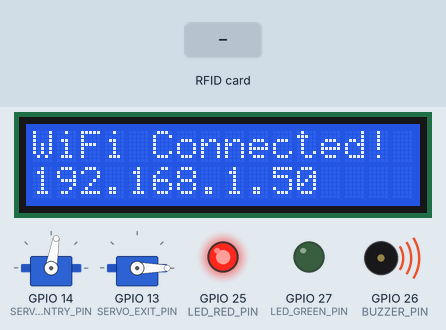
This sketch was run on a simulated ESP32. Shown: 16×2 character LCD, 2 × servo, output pins drawn as LEDs (lit = HIGH), buzzer (waves = sounding, pin HIGH). Wiring (inferred from the names in the program): 2 × IR receiver: data GPIO 17 / data GPIO 32. The inputs (shaded band) are chosen by the test bench. WiFi joins after 1.5 s; servers stay silent unless stated; uploads are accepted with an empty reply; what the sketch prints to the serial monitor is not drawn.

Above: at 3.2 s.
At 6.8 s:
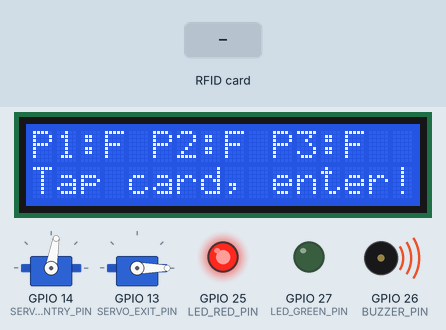
6.9 s: RFID card 5E 7A 19 C4 held to the reader
At 7.3 s:
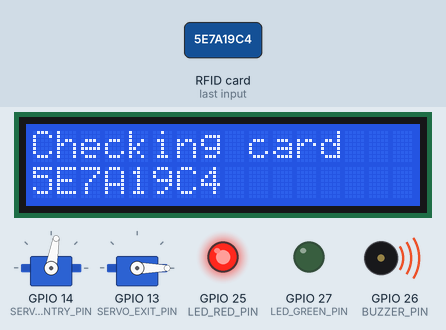
At 8.3 s:
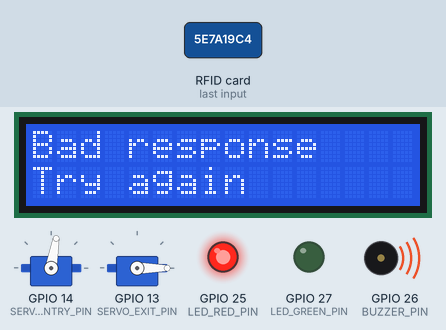
Timing chart, 0 to 9.9 s (numbered marks = the images above; inputs shaded):
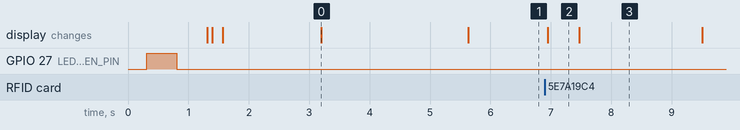

The sketch:

smart_parking_esp32.ino
```cpp
/*
  Crossing Mall — Smart Parking (ESP32)
  ======================================
  Talks straight to Supabase's REST API over HTTPS using the publishable
  key — no device login, no local server, nothing that breaks if your
  computer's IP changes. All the real logic (which gate a tap opens,
  checking gate-maintenance mode, logging, whether an emergency is active)
  lives in Postgres functions in supabase/schema.sql — fn_gate_tap,
  fn_set_slot, fn_check_emergency — called here as RPCs. The React web app
  reads the exact same tables directly, so both sides always agree on the
  current state.

  One shared RFID reader serves both boom gates. fn_gate_tap decides which
  one opens: if the card's owner has no 'active' parking session it's a
  check-in (entry gate), otherwise it's a check-out (exit gate, which also
  awards loyalty points) — and either way, a gate an admin has put into
  maintenance refuses to open. Three IR sensors report live bay occupancy.

  There's no physical flame/emergency sensor on this build — emergencies
  are triggered remotely from the Emergency button on the admin dashboard,
  which the ESP32 finds out about by polling fn_check_emergency() every
  EMERGENCY_POLL_MS. IMPORTANT TRADE-OFF: unlike a local sensor, this means
  the emergency response only works while the ESP32 has WiFi/Supabase
  reachability — if it's offline, pressing the dashboard button does
  nothing on the device side until connectivity returns. Clicking the same
  button again clears it, which the device also picks up on its next poll
  and closes both gates automatically.

  Buzzer: OFF at boot and during normal operation. It switches ON only
  while an emergency is active, and OFF again when the admin clears it.

  WiFi connects and reconnects in the background (never blocks RFID taps
  for more than one loop iteration) — see manageWifi().

  Wiring
  ------
  MFRC522 (RFID, SPI, 3.3V only):
    SDA/SS -> GPIO5      SCK  -> GPIO18
    RST    -> GPIO4      MOSI -> GPIO23
                          MISO -> GPIO19
    VCC -> 3.3V, GND -> GND

  16x2 LCD (I2C backpack, address 0x27 — change LCD_I2C_ADDR if yours differs):
    SDA -> GPIO21   SCL -> GPIO22   VCC -> 5V   GND -> GND

  Servos (boom gates, external 5V supply — do NOT power from the ESP32 5V pin):
    Entry gate signal -> GPIO14
    Exit  gate signal -> GPIO13
    (If a gate's movement feels weak/underpowered, that's almost always the
    external 5V supply, not this code — a servo under load can draw well
    over 1A in bursts. Give it its own supply rated for that, thick/short
    wires, and a shared ground with the ESP32. A supply that's borderline
    will show up as exactly this symptom: weak, jittery, or stalling moves.)

  IR obstacle sensors (digital out, one per bay, powered from 3.3V):
    Bay P1 -> GPIO33   Bay P2 -> GPIO32   Bay P3 -> GPIO17
    (Set IR_ACTIVE_LOW below to match your modules — most output LOW when
    they detect an obstacle/car.)
    P3 used to be on GPIO34. GPIO34-39 are input-only and have NO internal
    pull-up, so the sensor's output floated and read LOW = "parked" all the
    time. Move P3's OUT wire to GPIO17 (has a pull-up). If you must keep
    GPIO34, set IR_BAY3_PIN back to 34 AND fit a 10k resistor between
    GPIO34 and 3.3V.

  Buzzer (active buzzer module, digital):
    Signal/I/O -> GPIO26   GND -> GND   VCC -> 3.3V (3-pin modules only)
    (If it sounds at boot instead of staying quiet, your module is
    low-level-triggered — set BUZZER_ACTIVE_LOW = true below.)

  Status LEDs (each through a ~220-330 ohm resistor to GND):
    Green LED (gate open)   -> GPIO27
    Red   LED (gate closed) -> GPIO25

  Required libraries (Arduino IDE: Tools > Manage Libraries):
    - MFRC522 by GithubCommunity
    - ESP32Servo by Kevin Harrington / madhephaestus
    - LiquidCrystal_I2C by Frank de Brabander (or johnrickman fork)
    - ArduinoJson by Benoit Blanchon
*/

#include <SPI.h>
#include <MFRC522.h>
#include <Wire.h>
#include <LiquidCrystal_I2C.h>
#include <ESP32Servo.h>
#include <WiFi.h>
#include <WiFiClientSecure.h>
#include <HTTPClient.h>
#include <ArduinoJson.h>

// ---------------------------------------------------------------------------
// CONFIG — edit these for your network / Supabase project
// ---------------------------------------------------------------------------
const char* WIFI_SSID = "YOUR_WIFI_SSID";
const char* WIFI_PASSWORD = "YOUR_WIFI_PASSWORD";

// From the Supabase dashboard (Project Settings > API) — same values as
// VITE_SUPABASE_URL / VITE_SUPABASE_PUBLISHABLE_KEY in .env.local.
const char* SUPABASE_URL = "https://wvccevnmwzcqzbvujycv.supabase.co";
const char* SUPABASE_KEY = "sb_publishable_35T1UB8QF8bUQ47E5gPjFQ_0CtBRkBE";

const bool IR_ACTIVE_LOW = true;      // true = sensor reads LOW when a car is present
const bool BUZZER_ACTIVE_LOW = true; // true = buzzer sounds when the pin is LOW
const uint8_t LCD_I2C_ADDR = 0x27;

// ---------------------------------------------------------------------------
// PIN MAP
// ---------------------------------------------------------------------------
#define RFID_SS_PIN   5
#define RFID_RST_PIN  4

// Swapped from the original 13/14 assignment: the physical servo that was
// wired as "entry" is now driven as "exit" and vice versa.
#define SERVO_ENTRY_PIN 14
#define SERVO_EXIT_PIN  13

// Swapped from the original 32/33 assignment per on-site wiring.
#define IR_BAY1_PIN 33
#define IR_BAY2_PIN 32
#define IR_BAY3_PIN 17 // was 34 — see the wiring notes above

#define BUZZER_PIN 26

#define LED_GREEN_PIN 27 // on while a gate is open
#define LED_RED_PIN   25 // on while both gates are closed

// Each gate's own open/closed angle — independently tunable, since two
// physical servo horns are rarely mounted at exactly the same orientation.
// Entry is set to match exit's angle (both look right at the same value).
// Exit gate (servo on GPIO13) — works correctly, leave as is
const int EXIT_OPEN_ANGLE    = 80;
const int EXIT_CLOSED_ANGLE  = 0;

// Entry gate (servo on GPIO14) — mounted mirrored, so its direction is reversed
const int ENTRY_OPEN_ANGLE   = 0;
const int ENTRY_CLOSED_ANGLE = 80;
const unsigned long GATE_OPEN_MS = 5000;           // how long a gate stays open after a tap
const unsigned long CARD_WINDOW_MS = 10UL * 60000; // a tap "claims" the next IN event on any bay for this long

// ---------------------------------------------------------------------------
#define NSLOTS 3
const int IR_PINS[NSLOTS] = { IR_BAY1_PIN, IR_BAY2_PIN, IR_BAY3_PIN };
const char* SLOT_NAME[NSLOTS] = { "P1", "P2", "P3" };
const bool IR_ENABLED[NSLOTS] = { false, true, true };
const unsigned long IR_DEBOUNCE_MS = 500;
const unsigned long IR_SYNC_RETRY_MS = 5000;

MFRC522 rfid(RFID_SS_PIN, RFID_RST_PIN);
LiquidCrystal_I2C lcd(LCD_I2C_ADDR, 16, 2);
Servo entryServo;
Servo exitServo;

bool bayOccupied[NSLOTS] = { false, false, false };
bool bayCandidate[NSLOTS] = { false, false, false };
bool bayReadingInitialized[NSLOTS] = { false, false, false };
bool bayNeedsSync[NSLOTS] = { true, true, true };
unsigned long bayCandidateSince[NSLOTS] = { 0, 0, 0 };
unsigned long bayLastSyncAt[NSLOTS] = { 0, 0, 0 };
String bayPendingCard[NSLOTS], bayPendingName[NSLOTS];

bool emergencyActive = false;
unsigned long entryGateOpenedAt = 0;
unsigned long exitGateOpenedAt = 0;
bool entryGateOpen = false;
bool exitGateOpen = false;

String lastCard = "", lastName = "";
unsigned long lastCardMs = 0;
unsigned long lastIdleLcdUpdate = 0;

// WiFi connection state — handled non-blockingly so a dropped network never
// freezes RFID taps.
bool wifiWasConnected = false;
unsigned long wifiAttemptStartedAt = 0;
unsigned long wifiLastAttemptAt = 0;
const unsigned long WIFI_CONNECT_TIMEOUT_MS = 15000; // give one attempt this long to succeed
const unsigned long WIFI_RETRY_INTERVAL_MS = 5000;   // then wait this long before trying again

// How often to ask Supabase whether an admin has hit the Emergency button.
unsigned long lastEmergencyCheckAt = 0;
const unsigned long EMERGENCY_POLL_MS = 2000;

void setup() {
  // Silence the buzzer before anything else so it never chirps at boot.
  pinMode(BUZZER_PIN, OUTPUT);
  setBuzzer(false);

  Serial.begin(115200);
  delay(300);
  Serial.println("\n=== Crossing Mall Smart Parking boot ===");

  for (int i = 0; i < NSLOTS; i++) {
    if (!IR_ENABLED[i]) continue;
    // GPIO34-39 are input-only with no internal pull-up (they need an
    // external 10k to 3.3V); every other pin gets the internal one.
    pinMode(IR_PINS[i], IR_PINS[i] >= 34 ? INPUT : INPUT_PULLUP);
    bayCandidate[i] = IR_ACTIVE_LOW ? digitalRead(IR_PINS[i]) == LOW : digitalRead(IR_PINS[i]) == HIGH;
    bayCandidateSince[i] = millis();
    Serial.printf("%s sensor on GPIO%d, boot reading raw=%d (%s)\n", SLOT_NAME[i], IR_PINS[i],
      digitalRead(IR_PINS[i]), bayCandidate[i] ? "occupied" : "free");
  }

  pinMode(LED_GREEN_PIN, OUTPUT);
  pinMode(LED_RED_PIN, OUTPUT);
  // Self-test: flash each LED on its own at boot, independent of any gate
  // logic — if one doesn't light here, it's a wiring/pin issue on the
  // board, not the gate-open code (which only ever writes the same way).
  Serial.println("LED self-test: green...");
  digitalWrite(LED_GREEN_PIN, HIGH); digitalWrite(LED_RED_PIN, LOW);
  delay(500);
  Serial.println("LED self-test: red...");
  digitalWrite(LED_GREEN_PIN, LOW); digitalWrite(LED_RED_PIN, HIGH);
  delay(500);
  updateStatusLeds(); // both gates start closed

  Wire.begin();
  lcd.init();
  lcd.backlight();
  lcd.setCursor(0, 0);
  lcd.print("Crossing Mall");
  lcd.setCursor(0, 1);
  lcd.print("Smart Parking");

  SPI.begin();
  rfid.PCD_Init();
  rfid.PCD_SetAntennaGain(rfid.RxGain_max);
  byte rfidVersion = rfid.PCD_ReadRegister(rfid.VersionReg);
  Serial.printf("RFID reader version: 0x%02X\n", rfidVersion);
  if (rfidVersion == 0x00 || rfidVersion == 0xFF) {
    Serial.println("RFID NOT RESPONDING — check wiring (3.3V only) and SPI pins.");
  }

  entryServo.setPeriodHertz(50);
  exitServo.setPeriodHertz(50);
  entryServo.attach(SERVO_ENTRY_PIN, 500, 2400);
  exitServo.attach(SERVO_EXIT_PIN, 500, 2400);
  entryServo.write(ENTRY_CLOSED_ANGLE);
  exitServo.write(EXIT_CLOSED_ANGLE);

  // WIFI_STA (not the default AP+STA) and disabled modem sleep make the
  // ESP32's WiFi noticeably faster to connect and far less prone to
  // randomly dropping mid-session — the single biggest source of "WiFi
  // won't connect" reports on this chip.
  WiFi.mode(WIFI_STA);
  WiFi.setSleep(false);
  WiFi.disconnect(true, true);
  delay(100);

  lcd.clear();
  lcd.setCursor(0, 0);
  lcd.print("Connecting WiFi");
  startWifiAttempt();
  while (!wifiConnected() && millis() - wifiAttemptStartedAt < WIFI_CONNECT_TIMEOUT_MS) {
    delay(200);
  }
  reportWifiStatus();

  delay(1200);
  showIdleScreen();
}

void loop() {
  manageWifi();

  checkEmergencyState();

  // During an emergency the buzzer stays on and the gates stay open;
  // nothing else runs until the admin clears it from the dashboard.
  if (emergencyActive) return;

  checkIrSensors();
  checkRfidTap();
  autoCloseGates();

  if (millis() - lastIdleLcdUpdate > 3000 && !entryGateOpen && !exitGateOpen) {
    showIdleScreen();
    lastIdleLcdUpdate = millis();
  }
}

// ---------------------------------------------------------------------------
// Buzzer
// ---------------------------------------------------------------------------
void setBuzzer(bool on) {
  bool level = BUZZER_ACTIVE_LOW ? !on : on;
  digitalWrite(BUZZER_PIN, level ? HIGH : LOW);
}

// ---------------------------------------------------------------------------
// WiFi — non-blocking connect/reconnect with status feedback
// ---------------------------------------------------------------------------
bool wifiConnected() { return WiFi.status() == WL_CONNECTED; }

void startWifiAttempt() {
  Serial.printf("Connecting to WiFi \"%s\"...\n", WIFI_SSID);
  WiFi.begin(WIFI_SSID, WIFI_PASSWORD);
  wifiAttemptStartedAt = millis();
  wifiLastAttemptAt = millis();
}

void reportWifiStatus() {
  if (wifiConnected()) {
    Serial.print("WiFi connected. IP: ");
    Serial.println(WiFi.localIP());
    showMessage("WiFi Connected!", WiFi.localIP().toString(), 1200);
    wifiWasConnected = true;
  } else {
    Serial.println("WiFi connect FAILED (check SSID/password; ESP32 needs a 2.4GHz network). Retrying in background.");
    showMessage("WiFi failed", "Retrying...", 1200);
  }
}

// Called every loop(). Starts/continues a connection attempt without ever
// blocking the main loop for more than one iteration.
void manageWifi() {
  if (wifiConnected()) {
    if (!wifiWasConnected) reportWifiStatus();
    return;
  }

  if (wifiWasConnected) {
    // We had a connection and lost it — the ESP32's WiFi stack auto-retries
    // on its own; just log it once and let manageWifi's own throttle below
    // decide if/when to force a fresh WiFi.begin().
    Serial.println("WiFi dropped — attempting to reconnect...");
    wifiWasConnected = false;
  }

  if (millis() - wifiLastAttemptAt < WIFI_RETRY_INTERVAL_MS) return; // don't hammer WiFi.begin()
  startWifiAttempt();
}

// Row 1: live bay status; P1 is always free, P2/P3 show sensor occupancy.
// Row 2: the entry prompt — "Tap your card to enter" is too long for a
// 16-column display, so it's shortened to fit exactly.
void showIdleScreen() {
  lcd.clear();
  lcd.setCursor(0, 0);
  for (int i = 0; i < NSLOTS; i++) {
    if (i) lcd.print(" ");
    lcd.print(SLOT_NAME[i]);
    lcd.print(":");
    lcd.print(!IR_ENABLED[i] || !bayOccupied[i] ? "F" : "P");
  }
  lcd.setCursor(0, 1);
  lcd.print("Tap card, enter!");
}

void showMessage(const String& line1, const String& line2, unsigned long holdMs) {
  lcd.clear();
  lcd.setCursor(0, 0);
  lcd.print(line1.substring(0, 16));
  lcd.setCursor(0, 1);
  lcd.print(line2.substring(0, 16));
  delay(holdMs);
}

// ---------------------------------------------------------------------------
// RFID
// ---------------------------------------------------------------------------
void checkRfidTap() {
  if (!rfid.PICC_IsNewCardPresent() || !rfid.PICC_ReadCardSerial()) return;

  String uid = "";
  for (byte i = 0; i < rfid.uid.size; i++) {
    if (rfid.uid.uidByte[i] < 0x10) uid += "0";
    uid += String(rfid.uid.uidByte[i], HEX);
  }
  uid.toUpperCase();
  rfid.PICC_HaltA();

  showMessage("Checking card", uid, 300);

  String response;
  int httpCode = supabaseRpc("fn_gate_tap", String("{\"p_card\":\"") + uid + "\"}", response);

  if (httpCode != 200) {
    showMessage("Server error", "Try again", 2000);
    return;
  }

  JsonDocument doc;
  if (deserializeJson(doc, response) != DeserializationError::Ok) {
    showMessage("Bad response", "Try again", 2000);
    return;
  }

  bool ok = doc["ok"] | false;
  bool open = doc["open"] | false;
  const char* message = doc["message"] | "";
  const char* gate = doc["gate"] | "";
  const char* name = doc["name"] | "";

  if (!ok || !open) {
    showMessage("Access denied", String(message), 2000);
    return;
  }

  bool isEntry = strcmp(gate, "entry") == 0;
  if (isEntry) {
    openEntryGate();
  } else {
    openExitGate();
  }

  // remember who just drove in, so the next bay that becomes occupied gets
  // credited to them (same CARD_WINDOW_MS pairing as before). Exit taps
  // don't claim a bay — the driver is leaving.
  if (isEntry) {
    lastCard = uid;
    lastName = String(name);
    lastCardMs = millis();
  }

  showMessage(isEntry ? "Welcome" : "Goodbye", String(name), 2500);
}

// ---------------------------------------------------------------------------
// Gates
// ---------------------------------------------------------------------------
void openEntryGate() {
  entryServo.write(ENTRY_OPEN_ANGLE);
  entryGateOpen = true;
  entryGateOpenedAt = millis();
  updateStatusLeds();
}

void openExitGate() {
  exitServo.write(EXIT_OPEN_ANGLE);
  exitGateOpen = true;
  exitGateOpenedAt = millis();
  updateStatusLeds();
}

void autoCloseGates() {
  bool changed = false;
  if (entryGateOpen && millis() - entryGateOpenedAt > GATE_OPEN_MS) {
    entryServo.write(ENTRY_CLOSED_ANGLE);
    entryGateOpen = false;
    changed = true;
  }
  if (exitGateOpen && millis() - exitGateOpenedAt > GATE_OPEN_MS) {
    exitServo.write(EXIT_CLOSED_ANGLE);
    exitGateOpen = false;
    changed = true;
  }
  if (changed) updateStatusLeds();
}

// Green = a gate is open. Red = both gates closed (normal idle state).
void updateStatusLeds() {
  bool anyOpen = entryGateOpen || exitGateOpen;
  digitalWrite(LED_GREEN_PIN, anyOpen ? HIGH : LOW);
  digitalWrite(LED_RED_PIN, anyOpen ? LOW : HIGH);
}

// ---------------------------------------------------------------------------
// IR sensors / bay occupancy
// ---------------------------------------------------------------------------
void checkIrSensors() {
  bool changed = false;
  unsigned long now = millis();

  for (int i = 0; i < NSLOTS; i++) {
    if (!IR_ENABLED[i]) continue;
    int raw = digitalRead(IR_PINS[i]);
    bool occupied = IR_ACTIVE_LOW ? (raw == LOW) : (raw == HIGH);
    if (occupied != bayCandidate[i]) {
      bayCandidate[i] = occupied;
      bayCandidateSince[i] = now;
    }
    if (now - bayCandidateSince[i] < IR_DEBOUNCE_MS) continue;

    bool wasInitialized = bayReadingInitialized[i];
    bool stateChanged = wasInitialized && occupied != bayOccupied[i];
    if (!wasInitialized || stateChanged) {
      bayOccupied[i] = occupied;
      bayReadingInitialized[i] = true;
      bayNeedsSync[i] = true;
      if (stateChanged) changed = true;

      if (stateChanged && occupied && lastCard.length() && now - lastCardMs < CARD_WINDOW_MS) {
        bayPendingCard[i] = lastCard;
        bayPendingName[i] = lastName;
        lastCard = "";
      }

      Serial.printf("%s sensor GPIO%d raw=%d occupied=%s\n",
        SLOT_NAME[i], IR_PINS[i], raw, occupied ? "yes" : "no");
    }

    if (bayNeedsSync[i] &&
        (bayLastSyncAt[i] == 0 || now - bayLastSyncAt[i] >= IR_SYNC_RETRY_MS)) {
      String body = String("{\"p_slot\":\"") + SLOT_NAME[i] + "\",\"p_occupied\":" + (bayOccupied[i] ? "true" : "false");
      if (bayPendingCard[i].length()) {
        body += ",\"p_card\":\"" + bayPendingCard[i] + "\",\"p_name\":\"" + bayPendingName[i] + "\"";
      }
      body += "}";

      String response;
      int httpCode = supabaseRpc("fn_set_slot", body, response);
      bayLastSyncAt[i] = now;
      if (httpCode == 200) {
        bayNeedsSync[i] = false;
        bayPendingCard[i] = "";
        bayPendingName[i] = "";
        bayLastSyncAt[i] = 0; // the next change syncs immediately; only failures wait IR_SYNC_RETRY_MS
      } else {
        Serial.printf("%s occupancy sync failed (HTTP %d); will retry\n", SLOT_NAME[i], httpCode);
      }
    }
  }

  // Refresh the LCD immediately on a real change — don't wait for the idle
  // screen's periodic timer — but never interrupt a welcome/goodbye message
  // or the emergency screen that's currently on display.
  if (changed && !entryGateOpen && !exitGateOpen && !emergencyActive) {
    showIdleScreen();
    lastIdleLcdUpdate = millis();
  }
}

// ---------------------------------------------------------------------------
// Emergency — triggered remotely from the admin dashboard's Emergency
// button (no local sensor), picked up here by polling fn_check_emergency().
// ---------------------------------------------------------------------------
void checkEmergencyState() {
  if (millis() - lastEmergencyCheckAt < EMERGENCY_POLL_MS) return;
  lastEmergencyCheckAt = millis();

  String response;
  int httpCode = supabaseRpc("fn_check_emergency", "{}", response);
  if (httpCode != 200) return; // offline or request failed — keep current state, try again next poll

  JsonDocument doc;
  if (deserializeJson(doc, response) != DeserializationError::Ok) return;
  bool active = doc["active"] | false;

  if (active && !emergencyActive) {
    Serial.println("EMERGENCY triggered from dashboard — gates open, buzzer ON");
    emergencyActive = true;
    setBuzzer(true);
    entryServo.write(ENTRY_OPEN_ANGLE);
    exitServo.write(EXIT_OPEN_ANGLE);
    entryGateOpen = true;
    exitGateOpen = true;
    updateStatusLeds();
    lcd.clear();
    lcd.setCursor(0, 0);
    lcd.print("!! EMERGENCY !!");
    lcd.setCursor(0, 1);
    lcd.print("GATES OPEN");
  }

  if (!active && emergencyActive) {
    // Admin cleared it from the dashboard — silence the buzzer, close both
    // gates and resume normal operation automatically.
    Serial.println("Emergency cleared — buzzer OFF, gates closing");
    emergencyActive = false;
    setBuzzer(false);
    entryServo.write(ENTRY_CLOSED_ANGLE);
    exitServo.write(EXIT_CLOSED_ANGLE);
    entryGateOpen = false;
    exitGateOpen = false;
    updateStatusLeds();
    showIdleScreen();
  }
}

// ---------------------------------------------------------------------------
// Supabase REST (PostgREST) helper — calls POST /rest/v1/rpc/<fn>
// ---------------------------------------------------------------------------
// setInsecure() skips certificate verification (encrypted, but not
// cert-pinned) to keep this simple on constrained hardware. Use
// client.setCACert() instead if you want full verification.
int supabaseRpc(const char* fnName, const String& jsonBody, String& responseOut) {
  if (WiFi.status() != WL_CONNECTED) {
    responseOut = "";
    return -1;
  }

  WiFiClientSecure client;
  client.setInsecure();

  HTTPClient http;
  String url = String(SUPABASE_URL) + "/rest/v1/rpc/" + fnName;
  http.begin(client, url);
  http.addHeader("Content-Type", "application/json");
  http.addHeader("apikey", SUPABASE_KEY);
  http.addHeader("Authorization", String("Bearer ") + SUPABASE_KEY);
  http.setTimeout(8000);

  int httpCode = http.POST(jsonBody);
  responseOut = http.getString();
  http.end();
  return httpCode;
}
```

Measured:
- after the input at 6.9 s, the display: changes after 0.05 s (image 2)
- what the display in image 0 shows lasts 2.4 s, from 3.2 s to 5.6 s
- what the display in image 2 shows lasts 0.6 s, from 6.9 s to 7.5 s
